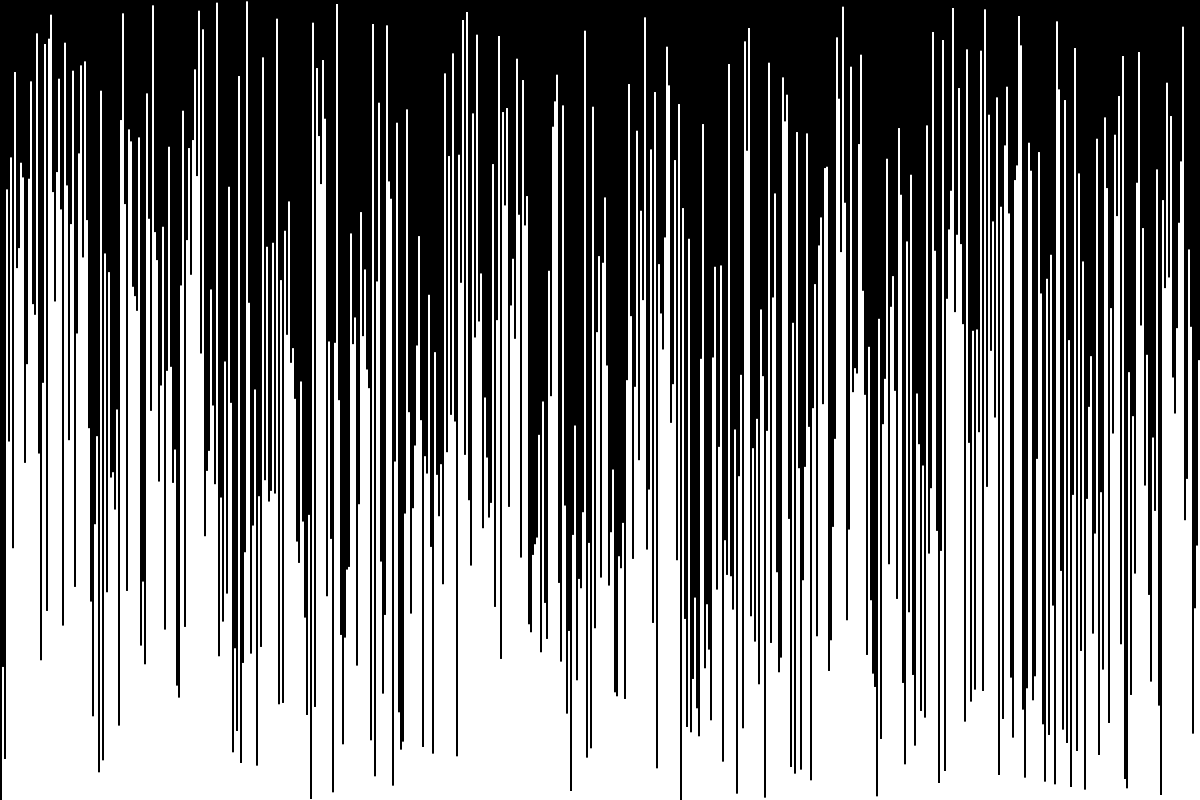
Frame 1 (no input)
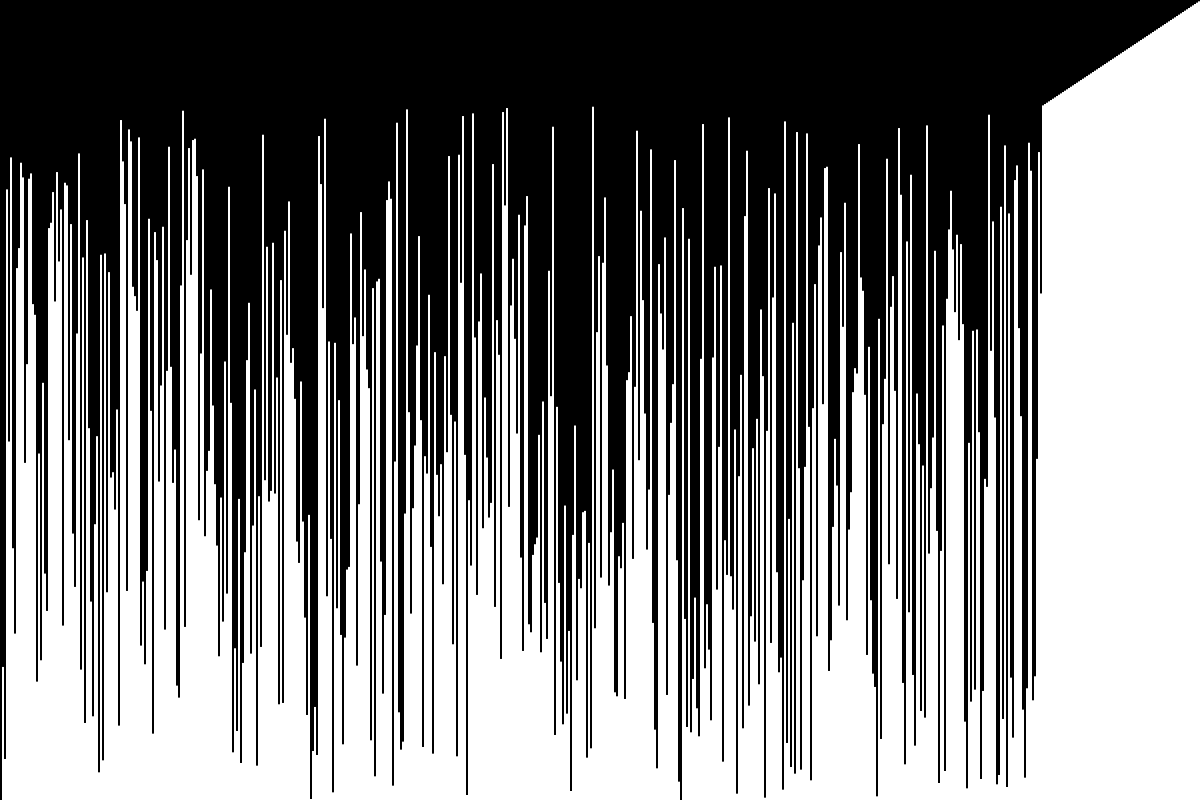
Frame 60 (the mouse pressed at the canvas centre just before this capture)
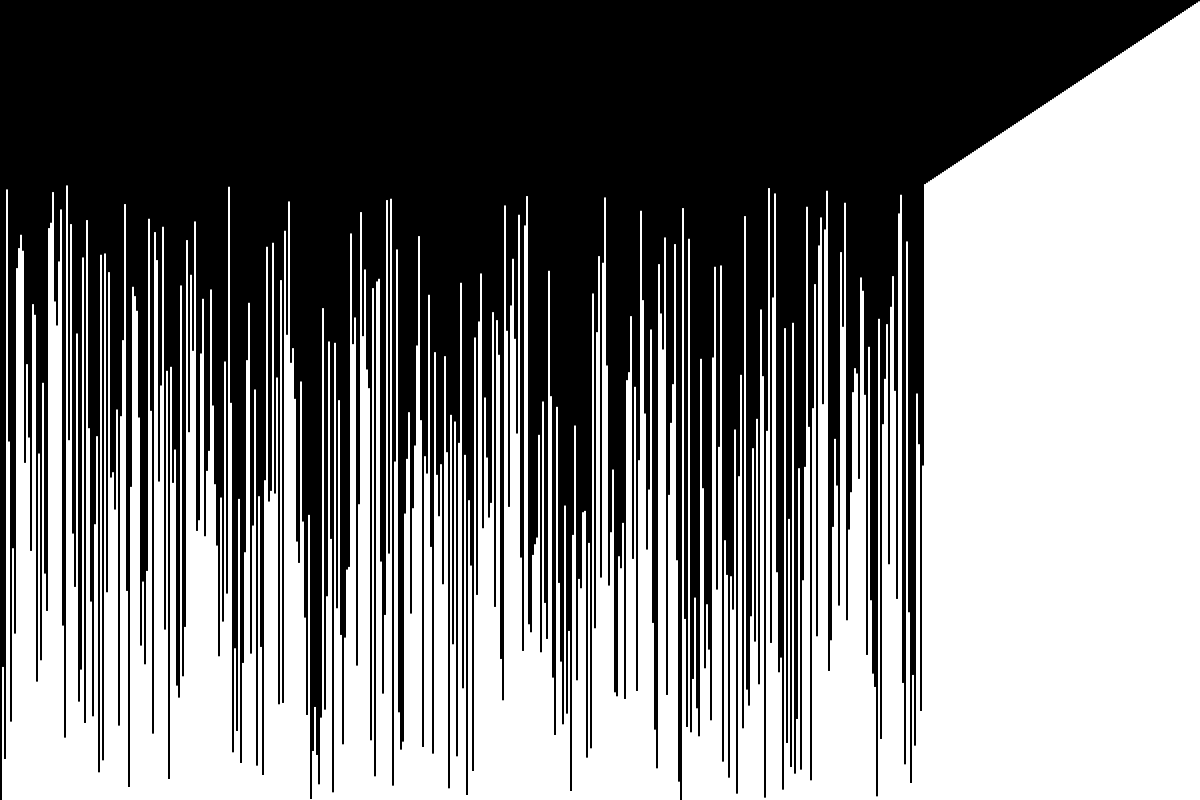
Frame 120 (the mouse held since frame 60 and released just before this capture)

The Processing sketch that drew these frames (run headless with seeded random() and noise(); from frame 60 on, the mouse is pressed at the canvas centre):

// Processing sketch: Template
// ── Template.pde
/*
* This is a template for creating, testing and visuializing different sorting algorithms
* The elements to be sorted are in the "items" array, these items will be shuffled at the beginning if the program
* The actual code that handles the sorting is held in the "sort" method which is run ussing a processing thread
*
* In this template there is an example of using it for selection sort the code is not necissary for other sorting algorithms and can be deleted
* Made by Garrett Burroughs 3/1/17
*/


//-----GLOBAL VARIABLES----//
int[] items; //The array in which all of the elements to be sorted are stored
int scl; //A dynamic variable that determines the vertical width of the elements in the visualization
boolean sorted = false; //Keeps tack of weather or not the list is sorted
int delay; //delay in ms for each item to be sorted
int fps = 60; //A variable to set the frames per second and set the delay for the sorting so that an element is swapped (sorted) every frame.
int size = 600; // this variable controls the number of elements to be sorted

//Code to be run one time at the begging of the sketch
void setup(){
  size(1200, 800);
  items = new int[size];
  scl = width / items.length;
  for(int i = 1; i < items.length; i++){
    items[i] = items.length - i;
  }
  shuffle(items);
  delay = 1000/fps;
  frameRate(fps);
  thread("sort"); //starting the sorting algorithm

}


//Animation loop: code to be run repeatedly for animation
void draw(){
  noStroke();
  background(0);
  if(isSorted(items)){
    fill(0, 255, 0);
  }else{
    fill(255);
  }
  for(int i = 1; i < items.length; i++){
    float itemHeight = map(items[i], 1, items.length, 1, height); //scales the height to the top of the screen
    rect((i) * scl, height - itemHeight, scl, itemHeight); // draws all of the elements
  }
}


void sort(){
  boolean sorted = false;

  //Variables needed for the sorting algorithm
  int current = items.length - 1;


  while(!sorted){
    //Sorting Code Goes Here


    // The following is just an example, this can be deleted
    //------Example------//
    int max = current;
    for(int i = 0; i < current; i++){
      if(items[i] > items[max]){
        max = i;
      }
    }
    swap(items, current, max);
    if(current > 1){
      current = current - 1;
    }
    //----End Example-----//

    sorted = isSorted(items);
    delay(delay);
  }
}

//Extra methods commonly used in sorting algorithms


//waits a certain number of milliseconds
void delay(int delay){
  int mill = millis();
  while(millis() < mill + delay){};
}


//swaps elements a and b of an integer array
void swap(int[] array, int a, int b){
  int temp = array[a];
  array[a] = array[b];
  array[b] = temp;
}


//retruns true if the array is sorted
boolean isSorted(int[] array){
  for(int i = 0; i < items.length - 1; i++){
    if(items[i] > items[i + 1]){
      return false;
    }
  }
  return true;
}


//Randomly shuffles all elements of an array
void shuffle(int[] array){
  for(int i = 0; i < array.length; i++){
    swap(array, i, floor(random(array.length - 1)));
  }
}
